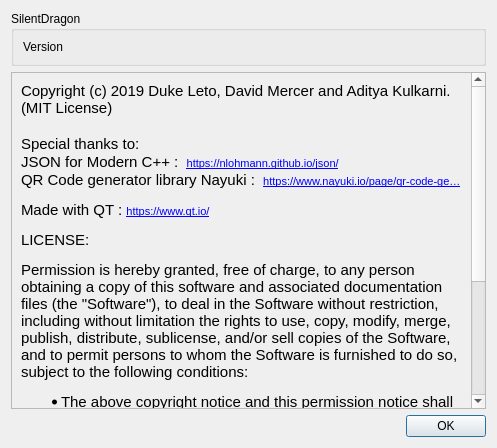
<?xml version="1.0" encoding="UTF-8"?>
<ui version="4.0">
 <class>about</class>
 <widget class="QDialog" name="about">
  <property name="geometry">
   <rect>
    <x>0</x>
    <y>0</y>
    <width>497</width>
    <height>448</height>
   </rect>
  </property>
  <property name="windowTitle">
   <string>About</string>
  </property>
  <layout class="QVBoxLayout" name="verticalLayout">
   <item>
    <widget class="QGroupBox" name="groupBox">
     <property name="title">
      <string notr="true">SilentDragon</string>
     </property>
     <layout class="QVBoxLayout" name="verticalLayout_2">
      <item>
       <widget class="QLabel" name="versionLabel">
        <property name="text">
         <string notr="true">Version</string>
        </property>
       </widget>
      </item>
     </layout>
    </widget>
   </item>
   <item>
    <widget class="QScrollArea" name="scrollArea">
     <property name="widgetResizable">
      <bool>true</bool>
     </property>
     <widget class="QWidget" name="scrollAreaWidgetContents">
      <property name="geometry">
       <rect>
        <x>0</x>
        <y>0</y>
        <width>463</width>
        <height>517</height>
       </rect>
      </property>
      <layout class="QVBoxLayout" name="verticalLayout_3">
       <item>
        <widget class="QLabel" name="label">
         <property name="text">
          <string notr="true">&lt;!DOCTYPE HTML PUBLIC &quot;-//W3C//DTD HTML 4.0//EN&quot; &quot;http://www.w3.org/TR/REC-html40/strict.dtd&quot;&gt;
&lt;html&gt;&lt;head&gt;&lt;meta name=&quot;qrichtext&quot; content=&quot;1&quot; /&gt;&lt;style type=&quot;text/css&quot;&gt;
p, li { white-space: pre-wrap; }
&lt;/style&gt;&lt;/head&gt;&lt;body style=&quot; font-family:'MS Shell Dlg 2'; font-size:8.1pt; font-weight:400; font-style:normal;&quot;&gt;
&lt;p style=&quot; margin-top:0px; margin-bottom:0px; margin-left:0px; margin-right:0px; -qt-block-indent:0; text-indent:0px;&quot;&gt;&lt;span style=&quot; font-family:'Ubuntu'; font-size:11pt;&quot;&gt;Copyright (c) 2019 Duke Leto, David Mercer and Aditya Kulkarni. (MIT License)&lt;/span&gt;&lt;/p&gt;
&lt;p style=&quot;-qt-paragraph-type:empty; margin-top:0px; margin-bottom:0px; margin-left:0px; margin-right:0px; -qt-block-indent:0; text-indent:0px; font-family:'Ubuntu'; font-size:11pt;&quot;&gt;&lt;br /&gt;&lt;/p&gt;
&lt;p style=&quot; margin-top:0px; margin-bottom:0px; margin-left:0px; margin-right:0px; -qt-block-indent:0; text-indent:0px;&quot;&gt;&lt;span style=&quot; font-family:'Ubuntu'; font-size:11pt;&quot;&gt;Special thanks to:&lt;/span&gt;&lt;/p&gt;
&lt;p style=&quot; margin-top:0px; margin-bottom:0px; margin-left:0px; margin-right:0px; -qt-block-indent:0; text-indent:0px;&quot;&gt;&lt;span style=&quot; font-family:'Ubuntu'; font-size:11pt;&quot;&gt;JSON for Modern C++ :  &lt;/span&gt;&lt;a href=&quot;https://nlohmann.github.io/json/&quot;&gt;&lt;span style=&quot; font-size:8pt; text-decoration: underline; color:#0000ff;&quot;&gt;https://nlohmann.github.io/json/&lt;/span&gt;&lt;/a&gt;&lt;/p&gt;
&lt;p style=&quot; margin-top:0px; margin-bottom:0px; margin-left:0px; margin-right:0px; -qt-block-indent:0; text-indent:0px;&quot;&gt;&lt;span style=&quot; font-family:'Ubuntu'; font-size:11pt;&quot;&gt;QR Code generator library Nayuki :  &lt;/span&gt;&lt;a href=&quot;https://www.nayuki.io/page/qr-code-generator-library&quot;&gt;&lt;span style=&quot; font-size:8pt; text-decoration: underline; color:#0000ff;&quot;&gt;https://www.nayuki.io/page/qr-code-ge…&lt;/span&gt;&lt;/a&gt;&lt;/p&gt;
&lt;p style=&quot; margin-top:12px; margin-bottom:12px; margin-left:0px; margin-right:0px; -qt-block-indent:0; text-indent:0px;&quot;&gt;&lt;span style=&quot; font-family:'Ubuntu'; font-size:11pt;&quot;&gt;Made with QT : &lt;/span&gt;&lt;a href=&quot;https://www.qt.io/&quot;&gt;&lt;span style=&quot; font-size:8pt; text-decoration: underline; color:#0000ff;&quot;&gt;https://www.qt.io/&lt;/span&gt;&lt;/a&gt;&lt;/p&gt;
&lt;p style=&quot; margin-top:12px; margin-bottom:12px; margin-left:0px; margin-right:0px; -qt-block-indent:0; text-indent:0px;&quot;&gt;&lt;span style=&quot; font-family:'Ubuntu'; font-size:11pt;&quot;&gt;LICENSE:&lt;/span&gt;&lt;/p&gt;
&lt;p style=&quot; margin-top:12px; margin-bottom:12px; margin-left:0px; margin-right:0px; -qt-block-indent:0; text-indent:0px;&quot;&gt;&lt;span style=&quot; font-family:'Ubuntu'; font-size:11pt;&quot;&gt;Permission is hereby granted, free of charge, to any person obtaining a copy of this software and associated documentation files (the &amp;quot;Software&amp;quot;), to deal in the Software without restriction, including without limitation the rights to use, copy, modify, merge, publish, distribute, sublicense, and/or sell copies of the Software, and to permit persons to whom the Software is furnished to do so, subject to the following conditions:&lt;/span&gt;&lt;/p&gt;
&lt;ul style=&quot;margin-top: 0px; margin-bottom: 0px; margin-left: 0px; margin-right: 0px; -qt-list-indent: 1;&quot;&gt;&lt;li style=&quot; font-family:'Ubuntu'; font-size:11pt;&quot; style=&quot; margin-top:12px; margin-bottom:12px; margin-left:0px; margin-right:0px; -qt-block-indent:0; text-indent:0px;&quot;&gt;The above copyright notice and this permission notice shall be included in all copies or substantial portions of the Software.&lt;/li&gt;
&lt;li style=&quot; font-family:'Ubuntu'; font-size:11pt;&quot; style=&quot; margin-top:12px; margin-bottom:12px; margin-left:0px; margin-right:0px; -qt-block-indent:0; text-indent:0px;&quot;&gt;The Software is provided &amp;quot;as is&amp;quot;, without warranty of any kind, express or implied, including but not limited to the warranties of merchantability, fitness for a particular purpose and noninfringement. In no event shall the authors or copyright holders be liable for any claim, damages or other liability, whether in an action of contract, tort or otherwise, arising from, out of or in connection with the Software or the use or other dealings in the Software.&lt;/li&gt;&lt;/ul&gt;&lt;/body&gt;&lt;/html&gt;</string>
         </property>
         <property name="wordWrap">
          <bool>true</bool>
         </property>
         <property name="openExternalLinks">
          <bool>true</bool>
         </property>
         <property name="textInteractionFlags">
          <set>Qt::LinksAccessibleByMouse</set>
         </property>
        </widget>
       </item>
      </layout>
     </widget>
    </widget>
   </item>
   <item>
    <widget class="QDialogButtonBox" name="buttonBox">
     <property name="orientation">
      <enum>Qt::Horizontal</enum>
     </property>
     <property name="standardButtons">
      <set>QDialogButtonBox::Ok</set>
     </property>
    </widget>
   </item>
  </layout>
 </widget>
 <resources/>
 <connections>
  <connection>
   <sender>buttonBox</sender>
   <signal>accepted()</signal>
   <receiver>about</receiver>
   <slot>accept()</slot>
   <hints>
    <hint type="sourcelabel">
     <x>248</x>
     <y>254</y>
    </hint>
    <hint type="destinationlabel">
     <x>157</x>
     <y>274</y>
    </hint>
   </hints>
  </connection>
  <connection>
   <sender>buttonBox</sender>
   <signal>rejected()</signal>
   <receiver>about</receiver>
   <slot>reject()</slot>
   <hints>
    <hint type="sourcelabel">
     <x>316</x>
     <y>260</y>
    </hint>
    <hint type="destinationlabel">
     <x>286</x>
     <y>274</y>
    </hint>
   </hints>
  </connection>
 </connections>
</ui>
